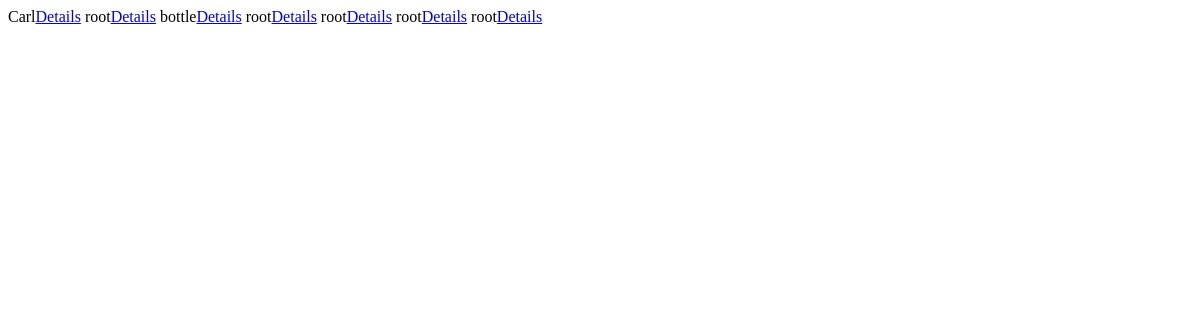
/test/, run on an earlier commit of the app's database.
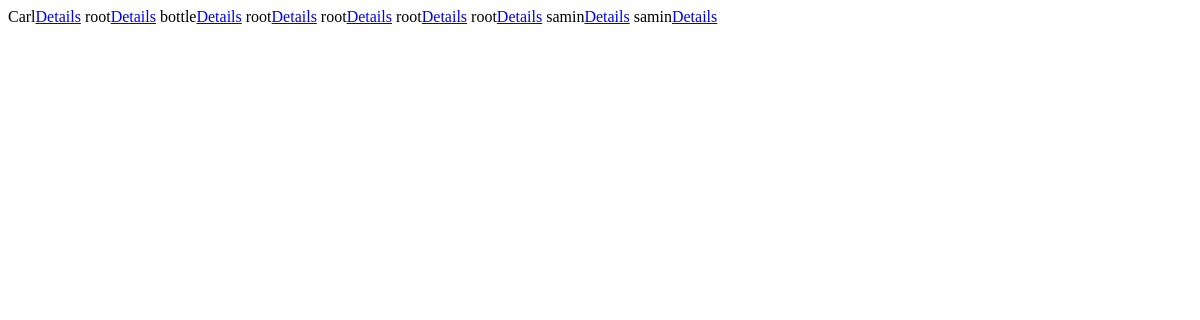
And on a later commit of the database.
### mainApp/models.py (models this page shows, shortened)
class Offer(models.Model):
    Offer_STATUS = (
        ("ACTIVE", "ACTIVE"),
        ("PENDING APPROVAL", "PENDING APPROVAL"),
        ("REQUIRED MODIFICATION", "REQUIRED MODIFICATION"),
        ("DENIED", "DENIED"),
        ("PAUSED", "PAUSED"),
    )
    slug = models.SlugField(unique=True, null=True)
    user = models.ForeignKey(User, null=True, on_delete=models.CASCADE)
    offer_title = models.CharField(max_length=240)
    seo_title = models.CharField(max_length=50, null=True)
    image = models.ImageField(upload_to='images/')
    extra_images = models.ManyToManyField(ExtraImage)
    offer_video = models.FileField(upload_to="images/")
    document = models.FileField(upload_to="files/", null=True)
    service = models.ForeignKey(Services, on_delete=models.CASCADE, null=True)
    category = models.ForeignKey(Category, on_delete=models.CASCADE, null=True)
    packages = models.ManyToManyField(Package, through='OfferManager')
    description = models.TextField()
    is_popular = models.BooleanField(default=False, null=True)
    pop_web = models.BooleanField(default=False, null=True, blank=True)
    is_pro = models.BooleanField(default=False, null=True)
    click = models.PositiveIntegerField(null=True, blank=True, default=0)
    impressions = models.PositiveIntegerField(default=0, null=True, blank=True)
    order_count = models.PositiveIntegerField(default=0, null=True, blank=True)
    cancellation = models.PositiveIntegerField(default=0, null=True, blank=True)
    offer_status = models.CharField(max_length=200, null=True, choices=Offer_STATUS, default="ACTIVE")

### mainApp/views.py (the view)
# urls.py: path('test/', views.level_up_seller, name="levelUp"),
def level_up_seller(request):
    offs = Offer.objects.all()
    args = {
        'offs': offs
    }
    return render(request, 'testpart/test.html', args)

### mainApp/templates/testpart/test.html
{%for o in offs%}
    {{ o.user }}<a href="{% url 'levelFunction' o.id %}">Details</a>
{% endfor %}

What changed in the data, as far as the page shows it:
added Offer: user "samin"
added Offer: user "samin"
